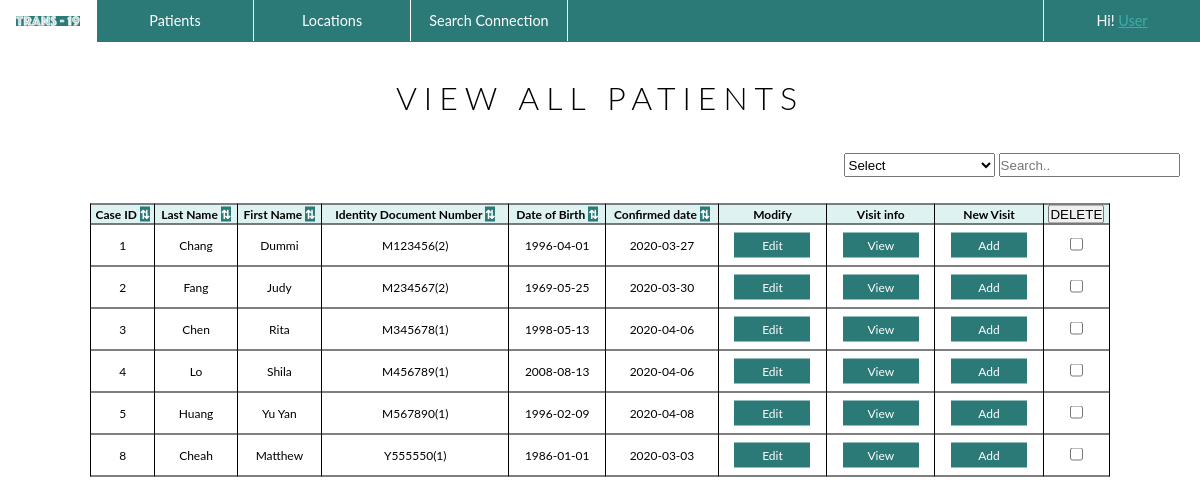
The app's page /patient_corner/patients, older data.
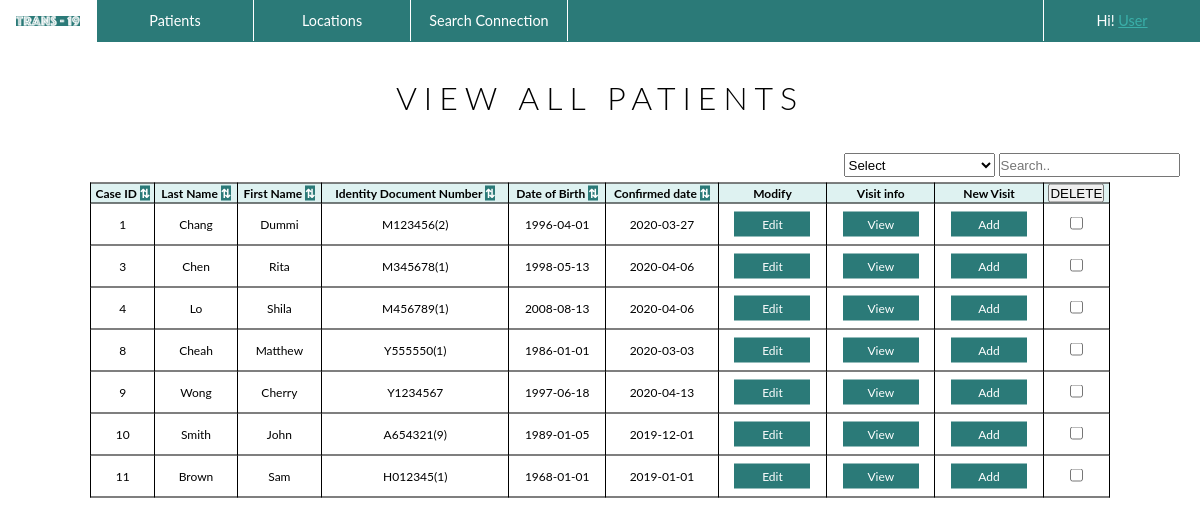
The same page, newer data.
### patient_corner/models.py (models this page shows, shortened)
class Patient(models.Model):
    caseId = models.AutoField(primary_key=True)
    first_name = models.CharField(max_length=15)
    last_name = models.CharField(max_length=15)
    Id_doc_num = models.CharField(max_length=15)
    date_of_birth = models.DateField()
    confirmed_date = models.DateField()

### patient_corner/views.py (the view, shortened to what this page needs)
class ViewPatients(ListView):
    template_name = "patient_corner/patient_list.html"
    model = Patient

### templates/patient_corner/patient_list.html (shortened to what this page needs)
{%load static%}
<!DOCTYPE html>
<html>
<head>
  <link rel="stylesheet" type="text/css" href="{% static 'css/templatestyle.css'%}">
</head>
<body>
<header>
    <div class="menu">
      <ul>
        <li class="logo"><a href="{% url 'home' %}"><img src="{% static 'media/logo_navigation.png' %}" style = "max-width: 100%;" alt ="TRANS-19"></a></li>
        <li class="dropdown">
          <a href="{% url 'patients' %}" class="dropbtn">Patients</a>
        </li>
        <li class="dropdown">
          <a href="{% url 'locations' %}" class="dropbtn">Locations</a>
        </li>
        <li class="dropdown">
          <a href="{% url 'searchconnection' %}">Search Connection</a>
        </li>
        <li class="dropdown" style="float:right; border-left: 1px solid white;  border-right: 0px solid white;  ">
          <a href="{% url 'locations' %}" class="dropbtn">Hi! <u>User</u></a>
        </li>
      </ul>
    </div>
</header>
  <div class="title">
    <h1 style="text-align:center">View All Patients</h1>
  </div>
  <div class="sortsearch" style="float:right;">
    <select id="tableheading" class="tableheading"  onclick="searching()">
      <option value="6">Select</option>
    </select>
    <input type="text" placeholder="Search.." name="search" class="searchbar" onkeyup="searching()" id="INPUT">
  </div>
  <table style="margin-top: 5%;"id="TABLE">
    <form  method="post">
    <tr>
      <th>Case ID <mark onclick="sortingNum(0)">⇅</mark></th>
      <th>Last Name <mark onclick="sorting(1)">⇅</mark></th>
      <th>First Name <mark onclick="sorting(2)">⇅</mark></th>
      <th>Identity Document Number <mark onclick="sorting(3)">⇅</mark></th>
      <th>Date of Birth <mark onclick="sorting(4)">⇅</mark></th>
      <th>Confirmed date <mark onclick="sorting(5)">⇅</mark></th>
      <th>Modify</th>
      <th>Visit info</th>
      <th>New Visit</th>
      <th><button type="submit" name = "delete_entry">DELETE</button></th>
    </tr>
    {% for patient in patient_list %}
    <tr>
      <td>{{patient.caseId}}</td>
      <td>{{patient.last_name}}</td>
      <td>{{patient.first_name}}</td>
      <td>{{patient.Id_doc_num}}</td>
      <td>{{patient.date_of_birth|date:"Y-m-d"}}</td>
      <td>{{patient.confirmed_date|date:"Y-m-d"}}</td>
      <td><a href="{% url 'editpatient' patient.caseId %}" class="button">Edit</a></td>
      <td><a href="{% url 'patient_visit' patient.caseId %}" class="button">View</a></td>
      <td><a href="{% url 'addvisit' patient.caseId %}" class="button">Add</a></td>
      <td><input type="checkbox" name="patient_to_be_deleted" value="{{patient.pk}}"></td>
    </tr>
    {% empty %}
    <tr>
      <td colspan="10">No patient information available.</td>
    </tr>
    {% endfor %}
</form>
  </table>
</body>
</html>

Row changes from the older to the newer data that the page shows:
removed Patient: caseId "2", last_name "Fang", first_name "Judy", Id_doc_num "M234567(2)", date_of_birth "1969-05-25", confirmed_date "2020-03-30"
removed Patient: caseId "5", last_name "Huang", first_name "Yu Yan", Id_doc_num "M567890(1)", date_of_birth "1996-02-09", confirmed_date "2020-04-08"
added Patient: caseId "9", last_name "Wong", first_name "Cherry", Id_doc_num "Y1234567", date_of_birth "1997-06-18", confirmed_date "2020-04-13"
added Patient: caseId "10", last_name "Smith", first_name "John", Id_doc_num "A654321(9)", date_of_birth "1989-01-05", confirmed_date "2019-12-01"
added Patient: caseId "11", last_name "Brown", first_name "Sam", Id_doc_num "H012345(1)", date_of_birth "1968-01-01", confirmed_date "2019-01-01"
